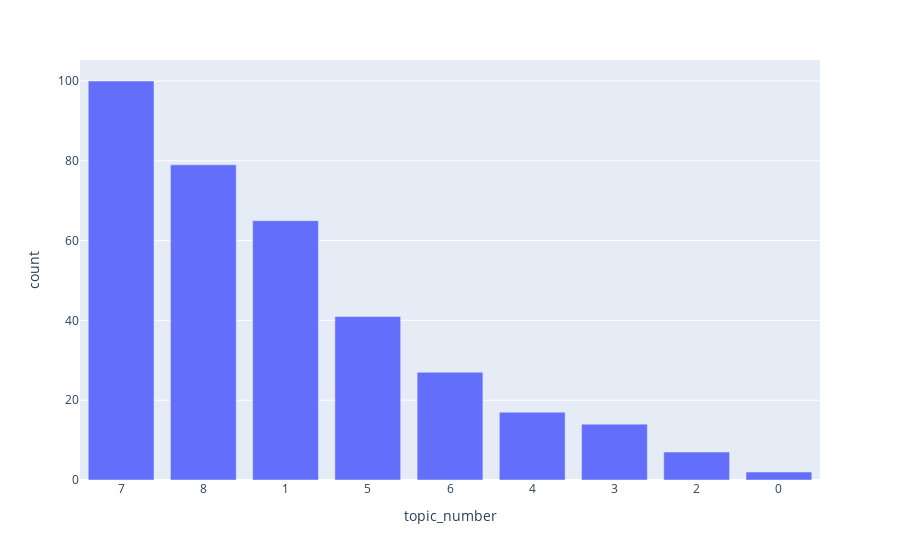

Write notebook code for a chart like this one.
### Markdown cell above
#### Graph to compare size / prominence of each topic

### Code cell
rr2_groups = rr2.groupby('topic_number').size().reset_index(name = 'count').sort_values(by = 'count', ascending = False)
fig = px.bar(rr2_groups, x = 'topic_number', y = 'count')
fig

### Figure 1 — Plotly figure (JSON) as saved in the notebook; plotly's stock layout.template omitted (floating-point values rounded to 4 significant figures)
{"data": [{"alignmentgroup": "True", "hovertemplate": "topic_number=%{x}<br>count=%{y}<extra></extra>", "legendgroup": "", "marker": {"color": "#636efa"}, "name": "", "offsetgroup": "", "orientation": "v", "showlegend": false, "textposition": "auto", "type": "bar", "x": ["7", "8", "1", "5", "6", "4", "3", "2", "0"], "xaxis": "x", "y": [100, 79, 65, 41, 27, 17, 14, 7, 2], "yaxis": "y"}], "layout": {"autosize": true, "barmode": "relative", "legend": {"tracegroupgap": 0}, "margin": {"t": 60}, "xaxis": {"anchor": "y", "autorange": true, "domain": [0, 1], "range": [-0.5, 8.5], "title": {"text": "topic_number"}, "type": "category"}, "yaxis": {"anchor": "x", "autorange": true, "domain": [0, 1], "range": [0, 105.3], "title": {"text": "count"}, "type": "linear"}}}
